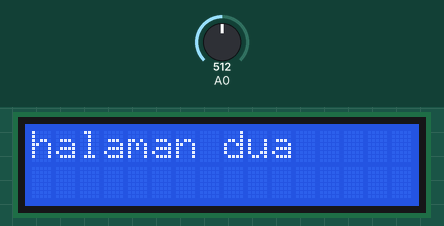
Recording of a program running on a simulated Arduino Uno, built with avr-gcc and run on an emulated ATmega328P. Parts: 16×2 character LCD. The test bench sets the inputs (shaded band); at power-on: A0 = 512.

Above: at 1.2 s.
1.3 s: A0 set to 356
2.8 s: A0 set to 322
At 3.6 s:
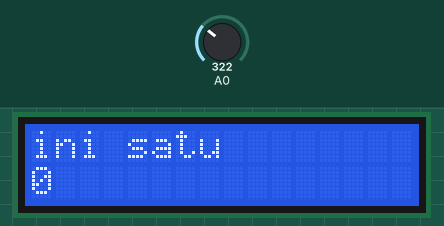
5.8 s: A0 set to 716
At 6.8 s:
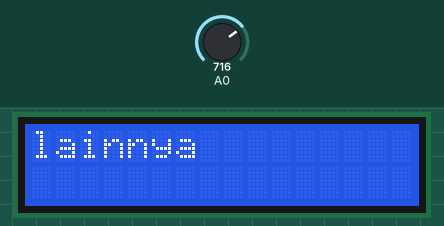
7.4 s: A0 set to 683
8.9 s: A0 set to 666
At 9.7 s:
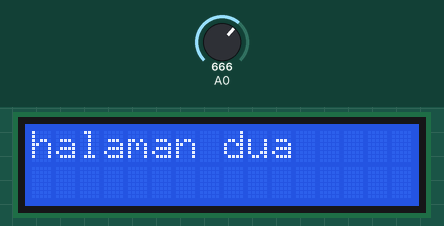
10.4 s: A0 set to 900
At 11.0 s:
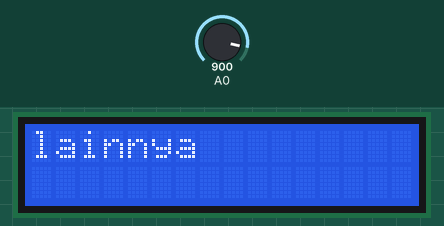
Timing chart, 0 to 12.9 s (numbered marks = the images above; inputs shaded):
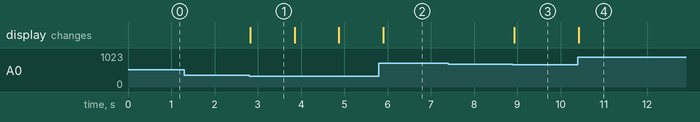

The program:

main.cpp
```cpp
#include <Arduino.h>
#include <LiquidCrystal_I2C.h>

LiquidCrystal_I2C lcd(0x27, 16, 2); // I2C address 0x27, 16 column and 2 rows

void setup()
{
  lcd.init(); // initialize the lcd
  lcd.backlight();
}
void updateDisplay()
{
  lcd.setCursor(0, 0);
  lcd.print("                ");
  lcd.setCursor(0, 1);
  lcd.print("                ");
}

void loop()
{
  int nilai = analogRead(A0);
  nilai = map(nilai, 0, 1024, 0, 100);
  if (nilai >= 0 && nilai < 33)
  {
    lcd.setCursor(0, 0);
    lcd.print("ini satu                ");
    for (int i = 0; i < 20; i++)
    {
      lcd.setCursor(0, 1);
      lcd.print(i);
      delay(1000);
      lcd.setCursor(0, 1);
      lcd.print("                      ");
      int nilai = analogRead(A0);
      nilai = map(nilai, 0, 1024, 0, 100);
      if (nilai >= 33)
      {
        break;
      }
    }
  }
  else if (nilai >= 33 && nilai < 66)
  {
    lcd.setCursor(0, 0);
    lcd.print("halaman dua              ");
  }
  else
  {
    lcd.setCursor(0, 0);
    lcd.print("lainnya                  ");
  }
}
```

Measured:
- the behaviour switches between 338 and 337 on A0 (found by bisection; images 0 and 1)
- the behaviour switches between 676 and 675 on A0 (found by bisection; images 2 and 3)
- after the input at 1.3 s, every drawn part: stays the same
- after the input at 2.8 s, the display: changes at once (image 1)
- after the input at 5.8 s, the display: first differs from a run without the input after 0.10 s (image 2)
- after the input at 7.4 s, every drawn part: stays the same
- after the input at 8.9 s, the display: changes at once (image 3)
- after the input at 10.4 s, the display: changes at once (image 4)
- what the display in image 1 shows lasts 1.1 s, from 2.8 s to 3.9 s
